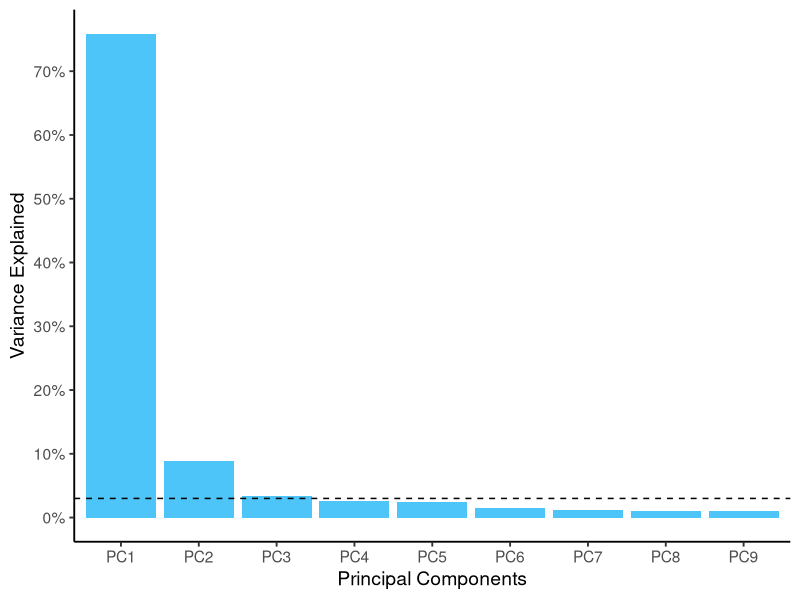
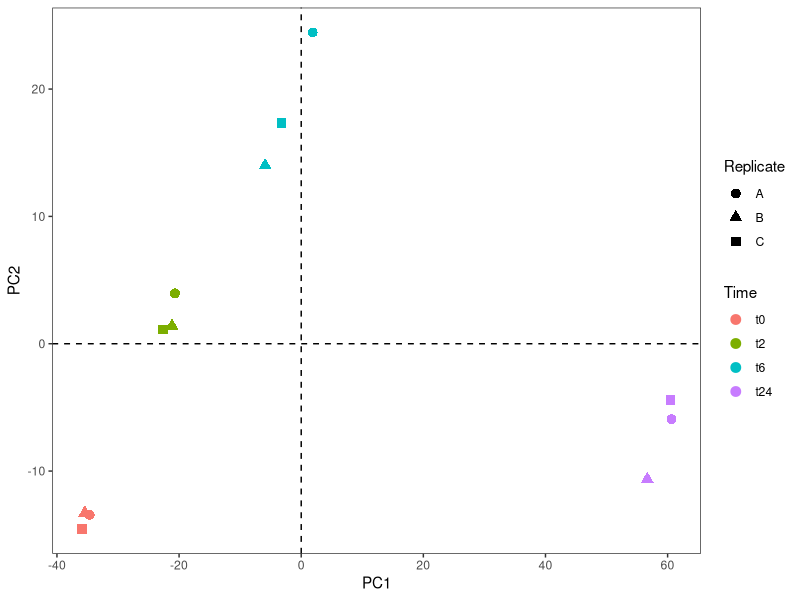
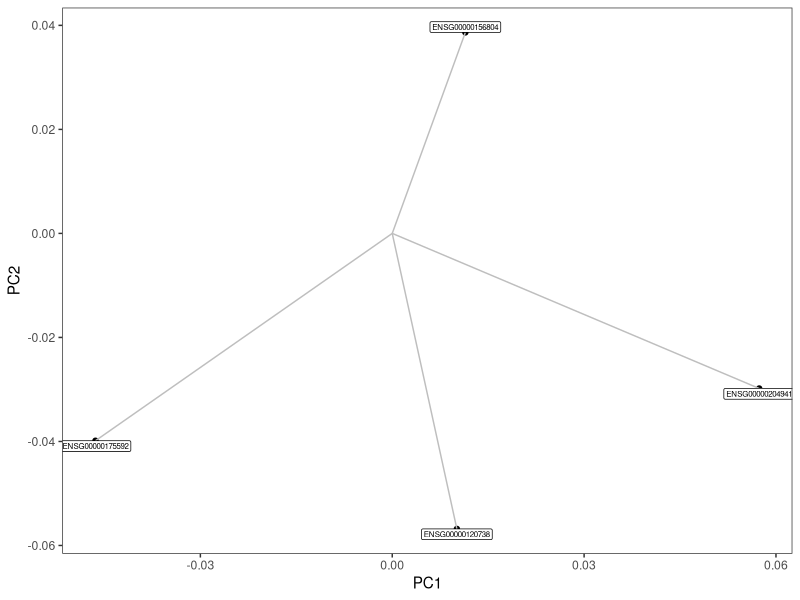
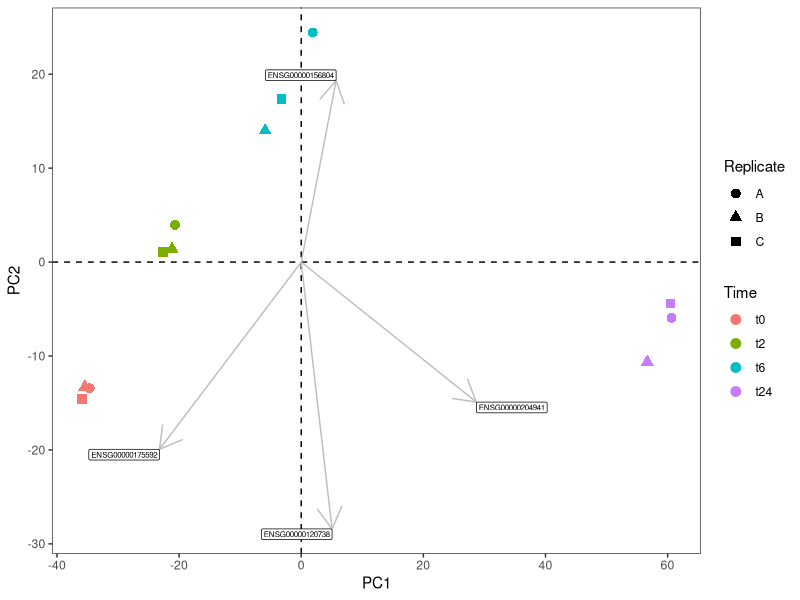

R code for these plots, in order:
## ---- chunk 1
library(dplyr)
library(ggplot2)
library(reshape2)
data("iris")
md <- read.table("../../data/metadata.csv", header = T, sep = ";")
rownames(md) <- md$Sample_ID

library(tidyverse)
## ---- chunk 2
gc_vst <- read.table("../../data/counts_vst.txt", header = T, row.names = 1, sep = "\t")
vst_pca <- prcomp(t(gc_vst))
## ---- chunk 3
frac_var <- function(x) x^2/sum(x^2)
library(scales)

vst_pca$sdev %>% 
  as_tibble() %>% 
  frac_var() %>% 
  mutate(Comp = colnames(vst_pca$x)) %>% 
  slice(1:9) %>% 
  ggplot(aes(x=Comp, y = value)) + 
  geom_bar(stat = "identity", fill = "#4DC5F9") +
  geom_hline(yintercept = 0.03, linetype=2) +
  xlab("Principal Components") +
  scale_y_continuous(name = "Variance Explained", breaks = seq(0,0.8,0.1), labels = percent_format(accuracy = 5L)) +
  theme_classic(base_size = 14)

## ---- chunk 4
vst_pca$x
## ---- chunk 5
vst_pca_all <- vst_pca$x %>%
  as.data.frame() %>%
  rownames_to_column(var = "Sample_ID") %>%
  full_join(md, by = "Sample_ID")

# Just to keep the order the right way.
vst_pca_all$Sample_Name <- factor(vst_pca_all$Sample_Name, levels = c("t0_A","t0_B","t0_C","t2_A","t2_B","t2_C","t6_A","t6_B","t6_C","t24_A","t24_B","t24_C"))
vst_pca_all$Time <- factor(vst_pca_all$Time, levels = c("t0","t2","t6","t24"))
vst_pca_all$Replicate <- factor(vst_pca_all$Replicate, levels = c("A","B","C"))

ggplot(vst_pca_all, aes(x=PC1, y=PC2, color = Time)) +
  geom_point(size = 3, aes(shape = Replicate)) +
  geom_vline(xintercept = 0, linetype=2) +
  geom_hline(yintercept = 0, linetype=2) +
  theme_bw() +
  theme(panel.grid.major = element_blank(), 
        panel.grid.minor = element_blank()) 
## ---- chunk 6
genes.selected=vst_pca$rotation[c(which.max(vst_pca$rotation[,"PC1"]), which.min(vst_pca$rotation[,"PC1"]), which.max(vst_pca$rotation[,"PC2"]), which.min(vst_pca$rotation[,"PC2"])),c("PC1","PC2")]
genes.selected <- genes.selected %>%
  as.data.frame() %>%
  rownames_to_column(var = "Gene_ID")
genes.selected
## ---- chunk 7
ggplot(genes.selected, aes(x=PC1, y=PC2)) +
  geom_point() +
  geom_segment(aes(xend=PC1, yend=PC2), x=0, y=0, color="Grey") +
  geom_label(aes(x=PC1, y=PC2, label=Gene_ID), size=2, vjust="outward") +
  theme_bw() +
  theme(panel.grid.major = element_blank(),  panel.grid.minor = element_blank()) 
## ---- chunk 8
scale=500
ggplot(data=vst_pca_all, mapping=aes(x=PC1, y=PC2)) +
     geom_point(size = 3, aes(shape = Replicate, color = Time)) +
     geom_vline(xintercept = 0, linetype=2) +
     geom_hline(yintercept = 0, linetype=2) +
     geom_segment(data=genes.selected, mapping=aes(xend=scale*PC1,yend=scale*PC2), x=0, y=0, arrow=arrow(), color="grey") +
     geom_label(data=genes.selected, mapping=aes(x=scale*PC1,y=scale*PC2, label=Gene_ID), size=2, hjust="outward", vjust="outward") +
     theme_bw() +
     theme(panel.grid.major = element_blank(),  panel.grid.minor = element_blank())
     
